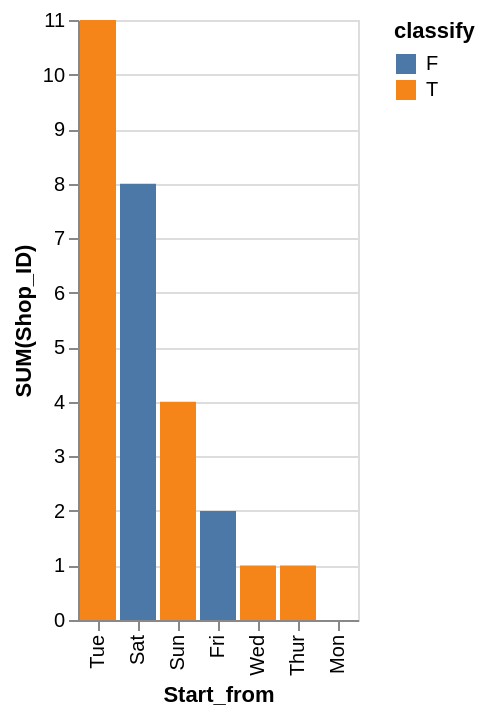

Express this chart as Vega-Lite.
### Vega-Lite specification from a JSON file in a GitHub repository (floating-point values rounded to 4 significant figures)
{"data": {"values": [{"x_data": "Tue", "y_data": 0, "classify": "F"}, {"x_data": "Sat", "y_data": 8, "classify": "F"}, {"x_data": "Sun", "y_data": 0, "classify": "F"}, {"x_data": "Fri", "y_data": 2, "classify": "F"}, {"x_data": "Wed", "y_data": 0, "classify": "F"}, {"x_data": "Thur", "y_data": 0, "classify": "F"}, {"x_data": "Mon", "y_data": 0, "classify": "F"}, {"x_data": "Tue", "y_data": 11, "classify": "T"}, {"x_data": "Sat", "y_data": 0, "classify": "T"}, {"x_data": "Sun", "y_data": 4, "classify": "T"}, {"x_data": "Fri", "y_data": 0, "classify": "T"}, {"x_data": "Wed", "y_data": 1, "classify": "T"}, {"x_data": "Thur", "y_data": 1, "classify": "T"}, {"x_data": "Mon", "y_data": 0, "classify": "T"}]}, "mark": "bar", "encoding": {"x": {"field": "x_data", "type": "nominal", "title": "Start_from", "sort": {"op": "sum", "field": "y_data", "order": "descending"}}, "y": {"field": "y_data", "type": "quantitative", "title": "SUM(Shop_ID)"}, "color": {"field": "classify"}}}
